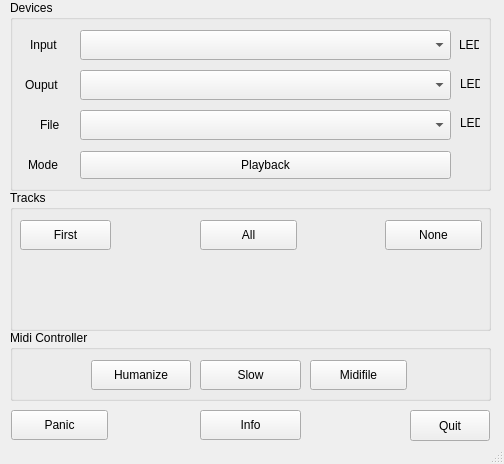
<?xml version="1.0" encoding="UTF-8"?>
<ui version="4.0">
 <class>MainWindow</class>
 <widget class="QMainWindow" name="MainWindow">
  <property name="geometry">
   <rect>
    <x>0</x>
    <y>0</y>
    <width>504</width>
    <height>464</height>
   </rect>
  </property>
  <property name="windowTitle">
   <string>MainWindow</string>
  </property>
  <widget class="QWidget" name="centralwidget">
   <widget class="QPushButton" name="pushButton_Quit">
    <property name="geometry">
     <rect>
      <x>410</x>
      <y>410</y>
      <width>80</width>
      <height>31</height>
     </rect>
    </property>
    <property name="text">
     <string>Quit</string>
    </property>
   </widget>
   <widget class="QGroupBox" name="groupBox">
    <property name="geometry">
     <rect>
      <x>10</x>
      <y>0</y>
      <width>481</width>
      <height>191</height>
     </rect>
    </property>
    <property name="title">
     <string>Devices</string>
    </property>
    <widget class="QPushButton" name="pushButton_Mode">
     <property name="geometry">
      <rect>
       <x>70</x>
       <y>151</y>
       <width>371</width>
       <height>28</height>
      </rect>
     </property>
     <property name="text">
      <string>Playback</string>
     </property>
    </widget>
    <widget class="QLabel" name="label_File">
     <property name="geometry">
      <rect>
       <x>30</x>
       <y>114</y>
       <width>71</width>
       <height>22</height>
      </rect>
     </property>
     <property name="text">
      <string>File</string>
     </property>
    </widget>
    <widget class="QComboBox" name="InputDeviceCombo">
     <property name="geometry">
      <rect>
       <x>70</x>
       <y>30</y>
       <width>371</width>
       <height>30</height>
      </rect>
     </property>
    </widget>
    <widget class="QComboBox" name="OutputDeviceCombo">
     <property name="geometry">
      <rect>
       <x>70</x>
       <y>70</y>
       <width>371</width>
       <height>30</height>
      </rect>
     </property>
    </widget>
    <widget class="QLabel" name="label_Mode">
     <property name="geometry">
      <rect>
       <x>18</x>
       <y>155</y>
       <width>71</width>
       <height>20</height>
      </rect>
     </property>
     <property name="text">
      <string>Mode</string>
     </property>
    </widget>
    <widget class="QLabel" name="label_Ouput">
     <property name="geometry">
      <rect>
       <x>15</x>
       <y>74</y>
       <width>71</width>
       <height>22</height>
      </rect>
     </property>
     <property name="text">
      <string>Ouput</string>
     </property>
    </widget>
    <widget class="QLabel" name="label_Input">
     <property name="geometry">
      <rect>
       <x>20</x>
       <y>34</y>
       <width>71</width>
       <height>22</height>
      </rect>
     </property>
     <property name="text">
      <string>Input</string>
     </property>
    </widget>
    <widget class="QComboBox" name="FileCombo">
     <property name="geometry">
      <rect>
       <x>70</x>
       <y>110</y>
       <width>371</width>
       <height>30</height>
      </rect>
     </property>
    </widget>
    <widget class="QLabel" name="labelStatusInput">
     <property name="geometry">
      <rect>
       <x>449</x>
       <y>35</y>
       <width>20</width>
       <height>20</height>
      </rect>
     </property>
     <property name="text">
      <string>LED</string>
     </property>
    </widget>
    <widget class="QLabel" name="labelStatusOuput">
     <property name="geometry">
      <rect>
       <x>450</x>
       <y>74</y>
       <width>20</width>
       <height>20</height>
      </rect>
     </property>
     <property name="text">
      <string>LED</string>
     </property>
    </widget>
    <widget class="QLabel" name="labelStatusMidifile">
     <property name="geometry">
      <rect>
       <x>450</x>
       <y>113</y>
       <width>20</width>
       <height>20</height>
      </rect>
     </property>
     <property name="text">
      <string>LED</string>
     </property>
    </widget>
   </widget>
   <widget class="QGroupBox" name="groupBox_2">
    <property name="geometry">
     <rect>
      <x>10</x>
      <y>190</y>
      <width>481</width>
      <height>141</height>
     </rect>
    </property>
    <property name="title">
     <string>Tracks</string>
    </property>
    <widget class="QWidget" name="gridLayoutWidget">
     <property name="geometry">
      <rect>
       <x>10</x>
       <y>70</y>
       <width>461</width>
       <height>71</height>
      </rect>
     </property>
     <layout class="QGridLayout" name="gridLayout"/>
    </widget>
    <widget class="QPushButton" name="pushButton_TracksAll">
     <property name="geometry">
      <rect>
       <x>190</x>
       <y>30</y>
       <width>97</width>
       <height>30</height>
      </rect>
     </property>
     <property name="text">
      <string>All</string>
     </property>
    </widget>
    <widget class="QPushButton" name="pushButton_TracksFirst">
     <property name="geometry">
      <rect>
       <x>10</x>
       <y>30</y>
       <width>91</width>
       <height>30</height>
      </rect>
     </property>
     <property name="text">
      <string>First</string>
     </property>
    </widget>
    <widget class="QPushButton" name="pushButton_TracksNone">
     <property name="geometry">
      <rect>
       <x>375</x>
       <y>30</y>
       <width>97</width>
       <height>30</height>
      </rect>
     </property>
     <property name="text">
      <string>None</string>
     </property>
    </widget>
   </widget>
   <widget class="QPushButton" name="pushButton_Panic">
    <property name="geometry">
     <rect>
      <x>11</x>
      <y>410</y>
      <width>97</width>
      <height>30</height>
     </rect>
    </property>
    <property name="text">
     <string>Panic</string>
    </property>
   </widget>
   <widget class="QGroupBox" name="groupBox_3">
    <property name="geometry">
     <rect>
      <x>10</x>
      <y>330</y>
      <width>481</width>
      <height>71</height>
     </rect>
    </property>
    <property name="sizePolicy">
     <sizepolicy hsizetype="Fixed" vsizetype="Fixed">
      <horstretch>0</horstretch>
      <verstretch>0</verstretch>
     </sizepolicy>
    </property>
    <property name="title">
     <string>Midi Controller</string>
    </property>
    <widget class="QPushButton" name="pushButton_FileIndex">
     <property name="enabled">
      <bool>true</bool>
     </property>
     <property name="geometry">
      <rect>
       <x>300</x>
       <y>30</y>
       <width>97</width>
       <height>30</height>
      </rect>
     </property>
     <property name="text">
      <string>Midifile</string>
     </property>
     <property name="checkable">
      <bool>false</bool>
     </property>
    </widget>
    <widget class="QPushButton" name="pushButton_Slow">
     <property name="geometry">
      <rect>
       <x>190</x>
       <y>30</y>
       <width>101</width>
       <height>30</height>
      </rect>
     </property>
     <property name="text">
      <string>Slow</string>
     </property>
    </widget>
    <widget class="QPushButton" name="pushButton_Humanize">
     <property name="enabled">
      <bool>true</bool>
     </property>
     <property name="geometry">
      <rect>
       <x>81</x>
       <y>30</y>
       <width>100</width>
       <height>30</height>
      </rect>
     </property>
     <property name="text">
      <string>Humanize</string>
     </property>
    </widget>
   </widget>
   <widget class="QPushButton" name="pushButton_Info">
    <property name="geometry">
     <rect>
      <x>200</x>
      <y>410</y>
      <width>101</width>
      <height>30</height>
     </rect>
    </property>
    <property name="text">
     <string>Info</string>
    </property>
   </widget>
  </widget>
  <widget class="QStatusBar" name="statusbar"/>
 </widget>
 <resources/>
 <connections/>
</ui>
